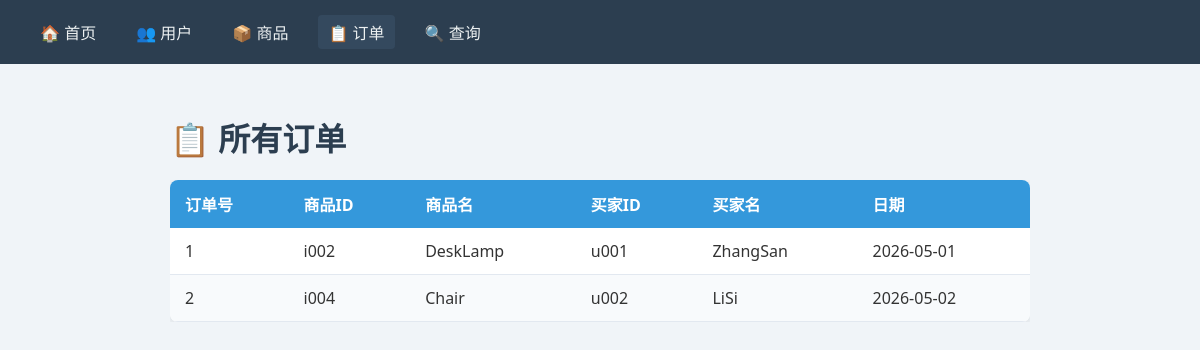
The page /orders on the database its author committed.
### tables this page shows
CREATE TABLE orders (
        order_id INTEGER PRIMARY KEY AUTOINCREMENT,
        item_id TEXT UNIQUE NOT NULL,
        buyer_id TEXT NOT NULL,
        order_date TEXT NOT NULL,
        FOREIGN KEY (item_id) REFERENCES item(item_id),
        FOREIGN KEY (buyer_id) REFERENCES user(user_id)
    );

CREATE TABLE item (
        item_id TEXT PRIMARY KEY,
        item_name TEXT NOT NULL,
        category TEXT NOT NULL,
        price REAL NOT NULL,
        status INTEGER NOT NULL DEFAULT 0,
        seller_id TEXT NOT NULL,
        FOREIGN KEY (seller_id) REFERENCES user(user_id)
    );

CREATE TABLE user (
        user_id TEXT PRIMARY KEY,
        user_name TEXT NOT NULL,
        phone TEXT NOT NULL
    );

### app.py (the view)
@app.route('/orders')
def orders():
    conn = get_db_connection()
    orders_data = conn.execute('''
        SELECT o.order_id, o.item_id, i.item_name, o.buyer_id, u.user_name, o.order_date
        FROM orders o
        JOIN item i ON o.item_id = i.item_id
        JOIN user u ON o.buyer_id = u.user_id
    ''').fetchall()
    conn.close()
    return render_template('orders.html', orders=orders_data)

### app.py (called while the page is built)
def get_db_connection():
    conn = sqlite3.connect('second_hand.db')
    conn.row_factory = sqlite3.Row
    conn.execute("PRAGMA foreign_keys = ON")
    conn.execute("PRAGMA journal_mode=WAL")
    return conn

### templates/orders.html (shortened to what this page needs)
<!DOCTYPE html>
<html lang="zh">
<head>
</head>
<body>
    <nav>
        <a href="/">🏠 首页</a>
        <a href="/users">👥 用户</a>
        <a href="/items">📦 商品</a>
        <a href="/orders" style="background:#34495e;">📋 订单</a>
        <a href="/queries">🔍 查询</a>
    </nav>
    <div class="container">
        <h1>📋 所有订单</h1>
        <div class="table-responsive">
            <table>
                <thead>
                    <tr><th>订单号</th><th>商品ID</th><th>商品名</th><th>买家ID</th><th>买家名</th><th>日期</th></tr>
                </thead>
                <tbody>
                    {% for o in orders %}
                    <tr>
                        <td>{{ o.order_id }}</td>
                        <td>{{ o.item_id }}</td>
                        <td>{{ o.item_name }}</td>
                        <td>{{ o.buyer_id }}</td>
                        <td>{{ o.user_name }}</td>
                        <td>{{ o.order_date }}</td>
                    </tr>
                    {% endfor %}
                </tbody>
            </table>
        </div>
    </div>
</body>
</html>

### templates/orders.html (style rules this page uses)
* { margin: 0; padding: 0; box-sizing: border-box; }
body { font-family: 'Segoe UI', 'PingFang SC', Roboto, sans-serif; background: #f0f4f8; color: #333; }
nav { background: #2c3e50; padding: 15px 30px; display: flex; gap: 20px; flex-wrap: wrap; }
nav a { color: #ecf0f1; text-decoration: none; font-size: 16px; padding: 5px 10px; border-radius: 4px; transition: background 0.3s; }
.container { max-width: 900px; margin: 30px auto; padding: 20px; }
h1 { color: #2c3e50; margin-bottom: 20px; }
table { width: 100%; border-collapse: collapse; background: white; border-radius: 8px; overflow: hidden; box-shadow: 0 2px 10px rgba(0,0,0,0.1); }
th, td { padding: 12px 15px; text-align: left; }
th { background: #3498db; color: white; }
tr:nth-child(even) { background: #f8fafc; }
td { border-bottom: 1px solid #e2e8f0; }
.table-responsive { overflow-x: auto; }

### rows shown on the page
orders: order_id "1", item_id "i002", item_name "DeskLamp", buyer_id "u001", user_name "ZhangSan", order_date "2026-05-01"
orders: order_id "2", item_id "i004", item_name "Chair", buyer_id "u002", user_name "LiSi", order_date "2026-05-02"
